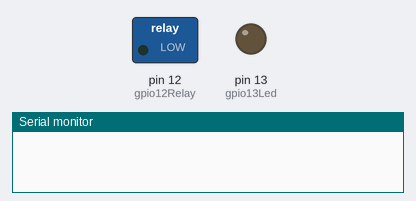
The sketch below on a simulated Arduino Uno, built with avr-gcc and run on an emulated ATmega328P. Parts: switched loads named in the sketch (green lamp = pin HIGH), output pins drawn as LEDs (lit = HIGH), the last lines printed to the serial monitor.

Above: at 1.0 s.
At 3.0 s:
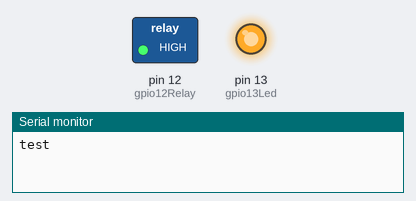
Timing chart, 0 to 5.2 s (numbered marks = the images above):
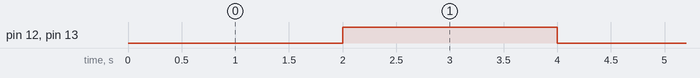

The sketch:

Sonof_Basic.ino
```cpp
int gpio13Led = 13;
int gpio12Relay = 12;
void setup() {
  // put your setup code here, to run once:
  pinMode(gpio13Led, OUTPUT);
  pinMode(gpio12Relay, OUTPUT);
  Serial.begin(9600);
}

void loop() {
  // put your main code here, to run repeatedly:
  delay(2000);
  Serial.println("test");
  digitalWrite(gpio13Led, HIGH);
  digitalWrite(gpio12Relay, HIGH);
  delay(2000);
  digitalWrite(gpio13Led, LOW);
  digitalWrite(gpio12Relay, LOW);
}
```

Measured:
- by itself, pin 12 (gpio12Relay), pin 13 (gpio13Led): alternates HIGH for 2.0 s and LOW for 2.0 s
